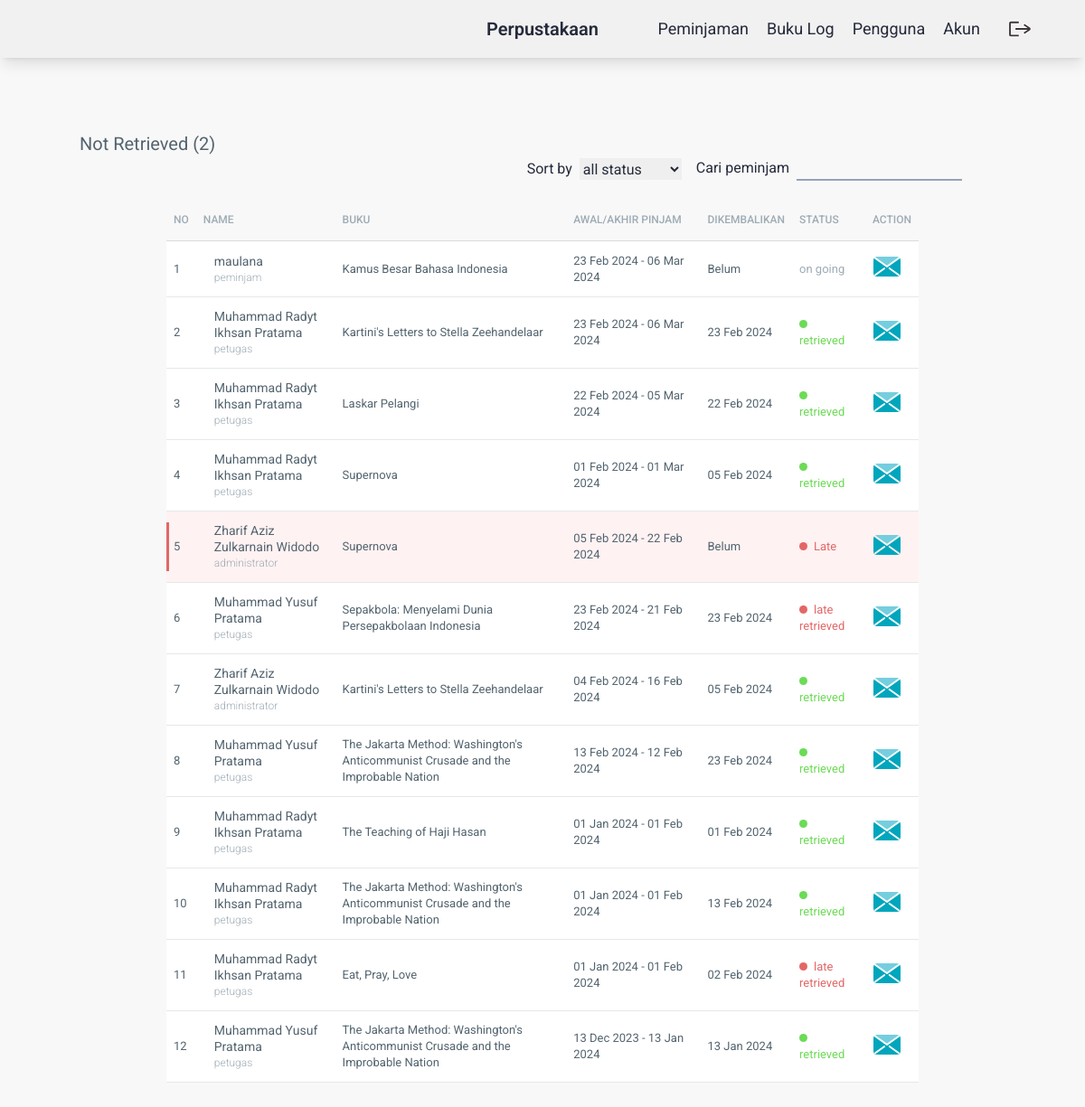
Screenshot of /src/view/buku-log/index.php (signed in) with the database file from the repository.
### tables this page shows
CREATE TABLE `tbl_peminjaman` (
  `id_peminjaman` int(11) NOT NULL,
  `id_user` int(200) NOT NULL,
  `id_buku` int(200) NOT NULL,
  `tgl_peminjaman` date NOT NULL DEFAULT current_timestamp(),
  `tgl_tegat` date DEFAULT NULL,
  `tgl_pengembalian` date DEFAULT NULL,
  `status_peminjaman` enum('on going','late','retrieved','late retrieved') NOT NULL
);

CREATE TABLE `tbl_user` (
  `id_user` int(11) NOT NULL,
  `username` varchar(255) NOT NULL,
  `password` varchar(255) NOT NULL,
  `email` varchar(255) NOT NULL,
  `nama_lengkap` varchar(255) NOT NULL,
  `alamat` text NOT NULL,
  `level` enum('administrator','petugas','peminjam','') NOT NULL DEFAULT 'peminjam'
);

CREATE TABLE `tbl_buku` (
  `id_buku` int(11) NOT NULL,
  `judul` varchar(255) NOT NULL,
  `image` varchar(255) NOT NULL,
  `penulis` varchar(255) NOT NULL,
  `penerbit` varchar(255) NOT NULL,
  `tahun_terbit` date NOT NULL
);

### src/view/buku-log/index.php (the view, shortened to what this page needs)
<?php include '../partials/_header.php' ?>
    <main class="relative top-16 z-[10] px-4 md:px-4 py-10 flex flex-col justify-center items-center gap-4">
        <div class="container">
            <div class="row row--top-40">
                <div class="col-md-12">
                <h2 class="row__title">Not Retrieved (<?= mysqli_fetch_array(mysqli_query($con, "SELECT COUNT(id_peminjaman) as count FROM tbl_peminjaman WHERE tgl_pengembalian IS NULL"))['count'] ?>)</h2>
            </div>
        </div>
        <div class="w-full md:px-12 px-2 flex flex-col gap-4 md:flex-row justify-end items-center">
            <div class="flex gap-2">
                <p>Sort by</p>
                <select name="" id="sort-status">
                    <option value="">all status</option>
                </select>
            </div>
            <div class="flex gap-2">
                <p>Cari peminjam</p>
                <input type="text" class="focus:outline-none focus:ring-0 bg-transparent border-b-2 border-slate-400">
            </div>
        </div>
        <div class="row row--top-20 md:px-12 lg:px-24">
            <div class="col-md-12">
                <div class="table-container">
                    <table class="table" id="">
                        <thead class="table__thead">
                            <tr>
                                <th class="table__th">No</th>
                                <th class="table__th">Name</th>
                                <th class="table__th">Buku</th>
                                <th class="table__th">Awal/akhir pinjam </th>
                                <th class="table__th">dikembalikan</th>
                                <th class="table__th">Status</th>
                                <th class="table__th">Action</th>
                            </tr>
                        </thead>
                        <tbody class="table__tbody">
                            <?php
                            $currDate = date('Y-m-d');
                            $getIdentity = mysqli_query($con,
                                "SELECT
                                    u.username, u.nama_lengkap, u.email, u.alamat, u.level,
                                    b.judul, b.image,
                                    p.*
                                FROM
                                    tbl_peminjaman p
                                INNER JOIN tbl_user u ON p.id_user = u.id_user
                                INNER JOIN tbl_buku b ON p.id_buku = b.id_buku
                                -- WHERE tgl_tegat < '$currDate' AND tgl_pengembalian IS NULL
                                ORDER BY tgl_tegat desc
                            ");
                            $rec = 1;
                            while($i = mysqli_fetch_array($getIdentity)){
                            ?>
                                <tr class="table-row <?= $i['tgl_tegat'] < date('Y-m-d') && $i['tgl_pengembalian'] == NULL ? 'table-row--red' : '' ?>">
                                    <td class="table-row__td">
                                        <div class="<?= $i['tgl_tegat'] < date('Y-m-d') && $i['tgl_pengembalian'] == NULL ? 'table-row--overdue' : '' ?>"></div>
                                        <?= $rec ?>
                                    </td>
                                    <td class="table-row__td">
                                        <div class="table-row__info">
                                        <p class="table-row__name"><?= $i['nama_lengkap'] ?></p>
                                        <span class="table-row__small"><?= $i['level'] ?></span>
                                        </div>
                                    </td>
                                    <td data-column="Buku" class="table-row__td">
                                        <div class="">
                                            <p class="table-row__policy"><?= $i['judul'] ?></p>
                                        </div>
                                    </td>
                                    <td data-column="Awal/akhir pinjam" class="table-row__td">
                                        <p class=""><?= DateTime::createFromFormat('Y-m-d', $i['tgl_peminjaman'])->format('d M Y') . ' - ' . DateTime::createFromFormat('Y-m-d', $i['tgl_tegat'])->format('d M Y') ?></p>
                                    </td>
                                    <td data-column="tanggal pengembalian" class="table-row__td">
                                        <?= $i['tgl_pengembalian'] != NULL ? DateTime::createFromFormat('Y-m-d', $i['tgl_pengembalian'])->format('d M Y') : 'Belum' ?>
                                    </td>
                                    <td  data-column="Status" class="table-row__td">
                                        <?php if($i['tgl_tegat'] == date('Y-m-d') && $i['tgl_pengembalian'] == NULL){ ?>
                                            <p class="table-row__status status--yellow status">Due</p>
                                        <?php }elseif($i['tgl_tegat'] < date('Y-m-d') && $i['tgl_pengembalian'] == NULL){ ?>
                                            <p class="table-row__status status--red status">Late</p>
                                        <?php }else{ ?>
                                            <p class="table-row__status status--<?= $i['status_peminjaman'] == 'on going' ? '' : ($i['status_peminjaman'] == 'retrieved' ? 'green status' : 'red status') ?> "><?= $i['status_peminjaman'] ?></p>
                                        <?php } ?>
                                    </td>
                                    <td class="table-row__td">
                                        <button>
                                        </button>
                                    </td>
                                </tr>
                            <?php $rec++; } ?>
                        </tbody>
                    </table>
                </div>
            </div>
        </div>
    </main>
<?php include '../partials/_footer.php' ?>

### src/view/buku-log/index.php (style rules this page uses)
* { margin:0; padding:0; font-family: 'Roboto', sans-serif; }
html, body { display:table; height:100%; width:100%; color: #252a3b; background-color: #f8f8f8; }
.row__title { color: #53646f; font-weight: 400; font-size: 20px; margin: 0; }
.row--top-40 { margin-top: 40px; }
.row--top-20 { margin-top: 20px; }
.table__th { color: #9eabb4; font-weight: 500; font-size: 12px; text-transform: uppercase; cursor: pointer; border:0 !important; padding: 15px 8px !important; }
.table-row { border-bottom: 1px solid #e4e9ea; background-color: #fff; }
.table-row__td { padding: 12px 8px !important; vertical-align: middle !important; color: #53646f; font-size: 13px; font-weight: 400; position:relative; line-height: 18px !important; border:0 !important; }
.table-row__info { display: inline-block; padding-left: 12px; vertical-align: middle; }
.table-row__name { color: #53646f; font-size: 14px; font-weight: 400; line-height: 18px; margin-bottom: 0px; }
.table-row__small { color: #9eabb4; font-weight: 300; font-size: 12px; }
.table-row__policy { color: #53646f; font-size: 13px; font-weight: 400; line-height: 18px; margin-bottom: 0px; }
.table-row__status { margin-bottom: 0; font-size: 13px; vertical-align: middle; display: inline-block; color: #9eabb4; }
.status:before { content: ''; margin-bottom: 0; width: 9px; height: 9px; display: inline-block; margin-right: 7px; border-radius: 50%; }
.status--red:before { background-color: #e36767; }
.status--red { color: #e36767; }
.status--green { color: #6cdb56; }
.status--green:before { background-color: #6cdb56; }
.table-row--overdue { width: 3px; background-color: #e36767; display: inline-block; position: absolute; height: calc(100% - 24px); top: 50%; left: 0; transform: translateY(-50%); }
.table-row--red { background-color: #fff2f2; }

### rows the page displays
tbl_peminjaman: id_user.nama_lengkap "maulana", id_user.level "peminjam", id_buku.judul "Kamus Besar Bahasa Indonesia", tgl_peminjaman "23 Feb 2024", tgl_tegat "06 Mar 2024", shows "Belum", status_peminjaman "on going"
tbl_peminjaman: id_user.nama_lengkap "Muhammad Radyt Ikhsan Pratama", id_user.level "petugas", id_buku.judul "Kartini's Letters to Stella Zeehandelaar", tgl_peminjaman "23 Feb 2024", tgl_tegat "06 Mar 2024", tgl_pengembalian "23 Feb 2024", status_peminjaman "retrieved"
tbl_peminjaman: id_user.nama_lengkap "Muhammad Radyt Ikhsan Pratama", id_user.level "petugas", id_buku.judul "Laskar Pelangi", tgl_peminjaman "22 Feb 2024", tgl_tegat "05 Mar 2024", tgl_pengembalian "22 Feb 2024", status_peminjaman "retrieved"
tbl_peminjaman: id_user.nama_lengkap "Muhammad Radyt Ikhsan Pratama", id_user.level "petugas", id_buku.judul "Supernova", tgl_peminjaman "01 Feb 2024", tgl_tegat "01 Mar 2024", tgl_pengembalian "05 Feb 2024", status_peminjaman "retrieved"
tbl_peminjaman: id_user.nama_lengkap "Zharif Aziz Zulkarnain Widodo", id_user.level "administrator", id_buku.judul "Supernova", tgl_peminjaman "05 Feb 2024", tgl_tegat "22 Feb 2024", shows "Belum", shows "Late"
tbl_peminjaman: id_user.nama_lengkap "Muhammad Yusuf Pratama", id_user.level "petugas", id_buku.judul "Sepakbola: Menyelami Dunia Persepakbolaan Indonesia", tgl_peminjaman "23 Feb 2024", tgl_tegat "21 Feb 2024", tgl_pengembalian "23 Feb 2024", status_peminjaman "late retrieved"
tbl_peminjaman: id_user.nama_lengkap "Zharif Aziz Zulkarnain Widodo", id_user.level "administrator", id_buku.judul "Kartini's Letters to Stella Zeehandelaar", tgl_peminjaman "04 Feb 2024", tgl_tegat "16 Feb 2024", tgl_pengembalian "05 Feb 2024", status_peminjaman "retrieved"
tbl_peminjaman: id_user.nama_lengkap "Muhammad Yusuf Pratama", id_user.level "petugas", id_buku.judul "The Jakarta Method: Washington's Anticommunist Crusade and the Improbable Nation", tgl_peminjaman "13 Feb 2024", tgl_tegat "12 Feb 2024", tgl_pengembalian "23 Feb 2024", status_peminjaman "retrieved"
tbl_peminjaman: id_user.nama_lengkap "Muhammad Radyt Ikhsan Pratama", id_user.level "petugas", id_buku.judul "The Teaching of Haji Hasan", tgl_peminjaman "01 Jan 2024", tgl_tegat "01 Feb 2024", tgl_pengembalian "01 Feb 2024", status_peminjaman "retrieved"
tbl_peminjaman: id_user.nama_lengkap "Muhammad Radyt Ikhsan Pratama", id_user.level "petugas", id_buku.judul "The Jakarta Method: Washington's Anticommunist Crusade and the Improbable Nation", tgl_peminjaman "01 Jan 2024", tgl_tegat "01 Feb 2024", tgl_pengembalian "13 Feb 2024", status_peminjaman "retrieved"
tbl_peminjaman: id_user.nama_lengkap "Muhammad Radyt Ikhsan Pratama", id_user.level "petugas", id_buku.judul "Eat, Pray, Love", tgl_peminjaman "01 Jan 2024", tgl_tegat "01 Feb 2024", tgl_pengembalian "02 Feb 2024", status_peminjaman "late retrieved"
tbl_peminjaman: id_user.nama_lengkap "Muhammad Yusuf Pratama", id_user.level "petugas", id_buku.judul "The Jakarta Method: Washington's Anticommunist Crusade and the Improbable Nation", tgl_peminjaman "13 Dec 2023", tgl_tegat "13 Jan 2024", tgl_pengembalian "13 Jan 2024", status_peminjaman "retrieved"
